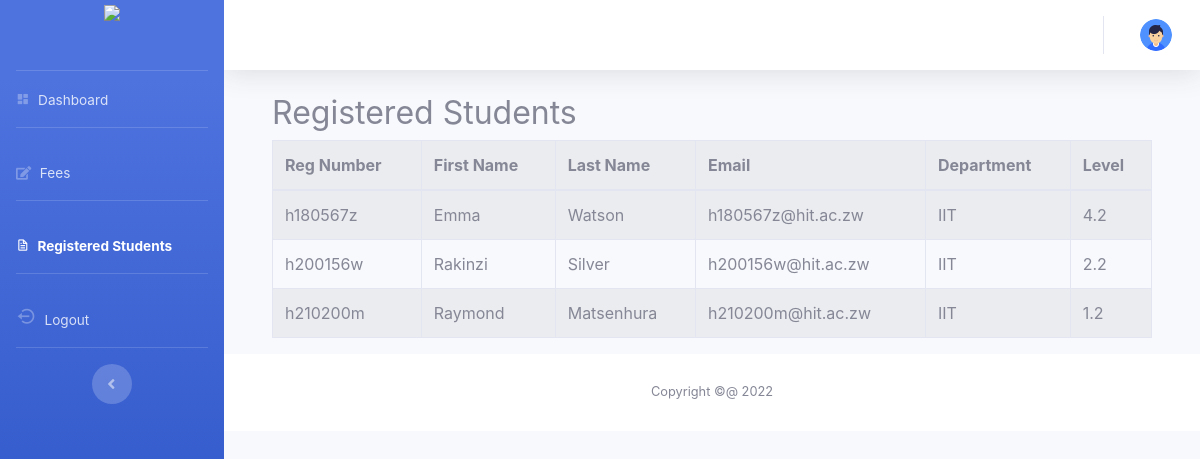
The app's page /admin/reg_students.php with its own data.
### tables this page shows
CREATE TABLE `users` (
  `user_id` char(10) NOT NULL,
  `firstname` varchar(50) NOT NULL,
  `lastname` varchar(50) NOT NULL,
  `gender` char(1) NOT NULL,
  `email` varchar(255) DEFAULT NULL,
  `password` varchar(500) NOT NULL,
  `dept_code` char(10) NOT NULL,
  `role_id` int(11) NOT NULL,
  `part` char(10) NOT NULL,
  `uni_code` char(10) NOT NULL,
  `school_id` char(10) NOT NULL,
  `tec_id` int(11) NOT NULL DEFAULT 2,
  `reg_id` varchar(50) NOT NULL DEFAULT 'not registered',
  `fees` int(11) NOT NULL DEFAULT 0
);

### admin/reg_students.php (the view, shortened to what this page needs)
<?php
include "../includes/config.php";
$sql = "SELECT *FROM users Where reg_id = 'registered'";
$result = $conn->query($sql);
?>
<!DOCTYPE html>
<html lang="en">
<head>
  <link rel="stylesheet" href="../assets/css/sb-admin-2.min.css">
  <link href='https://unpkg.com/boxicons@2.1.1/css/boxicons.min.css' rel='stylesheet'>
  <link rel="stylesheet" href="https://cdnjs.cloudflare.com/ajax/libs/font-awesome/5.15.3/css/all.min.css" />
</head>
<body id="page-top">
  <div id="wrapper">
    <ul class="navbar-nav bg-gradient-primary sidebar sidebar-dark accordion" id="accordionSidebar">
      <a class="sidebar-brand d-flex align-items-center justify-content-center" href="">
        <img src="https://www.hit.ac.zw/images/HIT_logo.png" height="60">
      </a>
      <hr class="sidebar-divider my-0">
      <li class="nav-item ">
        <a class="nav-link" href="admin_dash.php">
          <i class="bx bxs-dashboard"></i>
          <span>Dashboard</span></a>
      </li>
      <hr class="sidebar-divider">
      <li class="nav-item">
        <a class="nav-link" href="fees_student_update.php">
          <i class="fas fa-edit"></i>
          <span>Fees</span></a>
      </li>
      <hr class="sidebar-divider">
      <li class="nav-item active">
        <a class="nav-link" href="#">
          <i class="bx bx-file"></i>
          <span>Registered Students</span></a>
      </li>
      <hr class="sidebar-divider">
      <li class="nav-item">
        <a class="nav-link" href="../logout.php">
          <i style="font-size:20px;" class="bx bx-log-out-circle"></i>
          <span>Logout</span></a>
      </li>
      <hr class="sidebar-divider d-none d-md-block">
      <div class="text-center d-none d-md-inline">
        <button class="rounded-circle border-0" id="sidebarToggle"></button>
      </div>
    </ul>
    <div id="content-wrapper" class="d-flex flex-column">
      <div id="content">
        <nav class="navbar navbar-expand navbar-light bg-white topbar mb-4 static-top shadow">
          <ul class="navbar-nav ml-auto">
            <li class="nav-item dropdown no-arrow">
              <a class="nav-link dropdown-toggle" href="#" id="userDropdown" role="button" data-toggle="dropdown"
                aria-haspopup="true" aria-expanded="false">
                <img class="img-profile rounded-circle" src="../assets/images/user.png">
              </a>
            </li>
          </ul>
        </nav>
        <div class="container-fluid">
          <div class="container">
            <h2>Registered Students</h2>
            <table class="table table-striped table table-bordered">
              <head>
                <tr>
                  <th scope="col">Reg Number</th>
                  <th scope="col">First Name</th>
                  <th scope="col">Last Name</th>
                  <th scope="col">Email</th>
                  <th scope="col">Department</th>
                  <th scope="col">Level </th>
                </tr>
                <tbody>
                  <?php
                                    if ($result->num_rows > 0) {
                                        while ($row = $result->fetch_assoc()) {
                                    ?>
                  <tr>
                    <td><?php echo $row['user_id'] ?></td>
                    <td><?php echo $row['firstname'] ?></td>
                    <td><?php echo $row['lastname'] ?></td>
                    <td><?php echo $row['email'] ?></td>
                    <td><?php echo $row['dept_code'] ?></td>
                    <td><?php echo $row['part'] ?></td>
                  </tr>
                  <?php }
                                    }
                                    ?>
                </tbody>
            </table>
          </div>
        </div>
        <footer class="sticky-footer bg-white">
          <div class="container my-auto">
            <div class="copyright text-center my-auto">
              <span>Copyright &copy;@ 2022</span>
            </div>
          </div>
        </footer>
      </div>
    </div>
</body>
</html>

### records on screen
users: user_id "h180567z", firstname "Emma", lastname "Watson", email "h180567z@hit.ac.zw", dept_code "IIT", part "4.2"
users: user_id "h200156w", firstname "Rakinzi", lastname "Silver", email "h200156w@hit.ac.zw", dept_code "IIT", part "2.2"
users: user_id "h210200m", firstname "Raymond", lastname "Matsenhura", email "h210200m@hit.ac.zw", dept_code "IIT", part "1.2"
